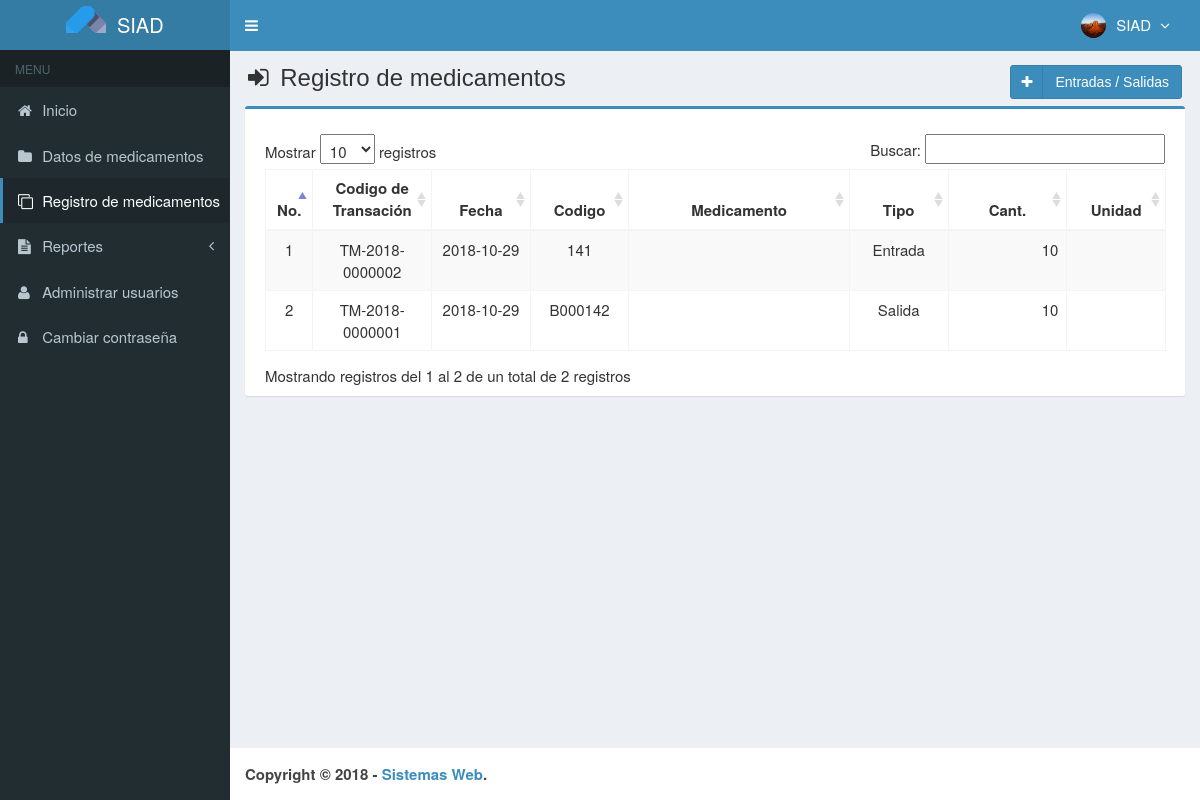
The page /main.php?module=medicines_transaction (signed in) on the database its author committed.
### tables this page shows
CREATE TABLE `usuarios` (
  `id_user` int(3) NOT NULL,
  `username` varchar(50) NOT NULL,
  `name_user` varchar(50) NOT NULL,
  `password` varchar(50) NOT NULL,
  `correo_i` varchar(50) DEFAULT NULL,
  `telefono` varchar(13) DEFAULT NULL,
  `foto` varchar(100) DEFAULT NULL,
  `permisos_acceso` enum('Super Admin','Gerente','Almacen') NOT NULL,
  `status` enum('activo','bloqueado') NOT NULL DEFAULT 'activo',
  `created_at` timestamp NOT NULL DEFAULT CURRENT_TIMESTAMP,
  `updated_at` timestamp NOT NULL DEFAULT CURRENT_TIMESTAMP ON UPDATE CURRENT_TIMESTAMP
);

CREATE TABLE `transaccion_medicamentos` (
  `codigo_transaccion` varchar(15) NOT NULL,
  `fecha` date NOT NULL,
  `codigo` varchar(7) NOT NULL,
  `numero` int(11) NOT NULL,
  `created_user` int(3) NOT NULL,
  `created_date` timestamp NOT NULL DEFAULT CURRENT_TIMESTAMP ON UPDATE CURRENT_TIMESTAMP,
  `tipo_transaccion` varchar(50) NOT NULL
);

CREATE TABLE `medicamentos` (
  `codigo` varchar(7) NOT NULL,
  `nombre` varchar(50) NOT NULL,
  `precio_compra` int(11) NOT NULL,
  `precio_venta` int(11) NOT NULL,
  `unidad` varchar(20) NOT NULL,
  `stock` int(11) NOT NULL,
  `created_user` int(3) NOT NULL,
  `created_date` timestamp NOT NULL DEFAULT CURRENT_TIMESTAMP,
  `updated_user` int(3) NOT NULL,
  `updated_date` timestamp NOT NULL DEFAULT CURRENT_TIMESTAMP ON UPDATE CURRENT_TIMESTAMP,
  `p_nombre` varchar(50) NOT NULL,
  `cedula` int(10) NOT NULL,
  `credencial` int(20) NOT NULL,
  `p_apellido` varchar(50) NOT NULL,
  `fec_nac` varchar(50) NOT NULL,
  `edad` int(3) NOT NULL,
  `s_nombre` varchar(50) NOT NULL,
  `s_apellido` varchar(50) NOT NULL,
  `rif` int(15) NOT NULL,
  `genero` int(11) NOT NULL,
  `tel_cel` int(11) NOT NULL,
  `tel_hab` int(11) NOT NULL,
  `tel_emerg` int(11) NOT NULL,
  `municipio` varchar(50) NOT NULL,
  `calle` varchar(50) NOT NULL,
  `casa` varchar(50) NOT NULL,
  `parroquia` varchar(50) NOT NULL,
  `estado` varchar(50) NOT NULL,
  `ciudad` varchar(50) NOT NULL,
  `avenida` varchar(50) NOT NULL,
  `codigo_cp` int(20) NOT NULL,
  `serial_cp` int(20) NOT NULL,
  `estado_c` varchar(50) NOT NULL,
  `lugar_nac` varchar(50) NOT NULL,
  `correo_e` varchar(50) NOT NULL,
  `grado_inst` varchar(50) NOT NULL,
  `correo_i` varchar(50) NOT NULL
);

### modules/medicines_transaction/view.php (the view, shortened to what this page needs)
<section class="content-header">
  <h1>
    <i class="fa fa-sign-in icon-title"></i> Registro de medicamentos
    <a class="btn btn-primary btn-social pull-right" href="?module=form_medicines_transaction&form=add" title="Agregar" data-toggle="tooltip">
      <i class="fa fa-plus"></i> Entradas / Salidas
    </a>
  </h1>
</section>
<section class="content">
  <div class="row">
    <div class="col-md-12">
      <div class="box box-primary">
        <div class="box-body">
          <table id="dataTables1" class="table table-bordered table-striped table-hover">
            <thead>
              <tr>
                <th class="center">No.</th>
                <th class="center">Codigo de Transación</th>
                <th class="center">Fecha</th>
                <th class="center">Codigo</th>
                <th class="center">Medicamento</th>
				<th class="center">Tipo</th>
                <th class="center">Cant.</th>
                <th class="center">Unidad</th>
              </tr>
            </thead>
            <tbody>
            <?php
            $no = 1;
            $query = mysqli_query($mysqli, "SELECT a.tipo_transaccion, a.codigo_transaccion,a.fecha,a.codigo,a.numero,b.codigo,b.nombre,b.unidad
                                            FROM transaccion_medicamentos as a INNER JOIN medicamentos as b ON a.codigo=b.codigo ORDER BY codigo_transaccion DESC")
                                            or die('error '.mysqli_error($mysqli));
            while ($data = mysqli_fetch_assoc($query)) {
              $fecha         = $data['fecha'];
              echo "<tr>
                      <td width='30' class='center'>$no</td>
                      <td width='100' class='center'>$data[codigo_transaccion]</td>
                      <td width='80' class='center'>$fecha</td>
                      <td width='80' class='center'>$data[codigo]</td>
                      <td width='200'>$data[nombre]</td>
					  <td width='80' class='center'>$data[tipo_transaccion]</td>
                      <td width='100' align='right'>$data[numero]</td>
                      <td width='80' class='center'>$data[unidad]</td>
                    </tr>";
              $no++;
            }
            ?>
            </tbody>
          </table>
        </div>
      </div>
    </div>
  </div>
</section><!-- /.content

### top-menu.php (shortened to what this page needs)
<?php
require_once "config/database.php";
$query = mysqli_query($mysqli, "SELECT id_user, name_user, foto, permisos_acceso FROM usuarios WHERE id_user='$_SESSION[id_user]'")
                                or die('error: '.mysqli_error($mysqli));
$data = mysqli_fetch_assoc($query);
?>
<li class="dropdown user user-menu">
  <a href="#" class="dropdown-toggle" data-toggle="dropdown">
  <?php
  if ($data['foto']=="") { ?>
    <img src="images/user/user-default.png" class="user-image" alt="User Image"/>
  <?php
  }
  else { ?>
    <img src="images/user/<?php echo $data['foto']; ?>" class="user-image" alt="User Image"/>
  <?php
  }
  ?>
    <span class="hidden-xs"><?php echo $data['name_user']; ?> <i style="margin-left:5px" class="fa fa-angle-down"></i></span>
  </a>
</li>

### assets/css/style.css (style rules this page uses)
.btn-social *:first-child { border-right: 1px solid rgba(0, 0, 0, 0.1); bottom: 0; font-size: 1em !important; left: 0; line-height: 32px !important; position: absolute; text-align: center; top: 0; width: 32px !important; }
.content-header { padding: 15px 18px 0; position: relative; }
.center { text-align:center; }
.icon-title { margin-right: 5px; }
body { background-color: #fff; color: #333; font-size: 15px; line-height: 1.42857; }

### rows shown on the page
usuarios: foto (picture), name_user "SIAD"
transaccion_medicamentos: codigo_transaccion "TM-2018-0000002", fecha "2018-10-29", codigo.codigo "141", tipo_transaccion "Entrada", numero "10"
transaccion_medicamentos: codigo_transaccion "TM-2018-0000001", fecha "2018-10-29", codigo.codigo "B000142", tipo_transaccion "Salida", numero "10"
